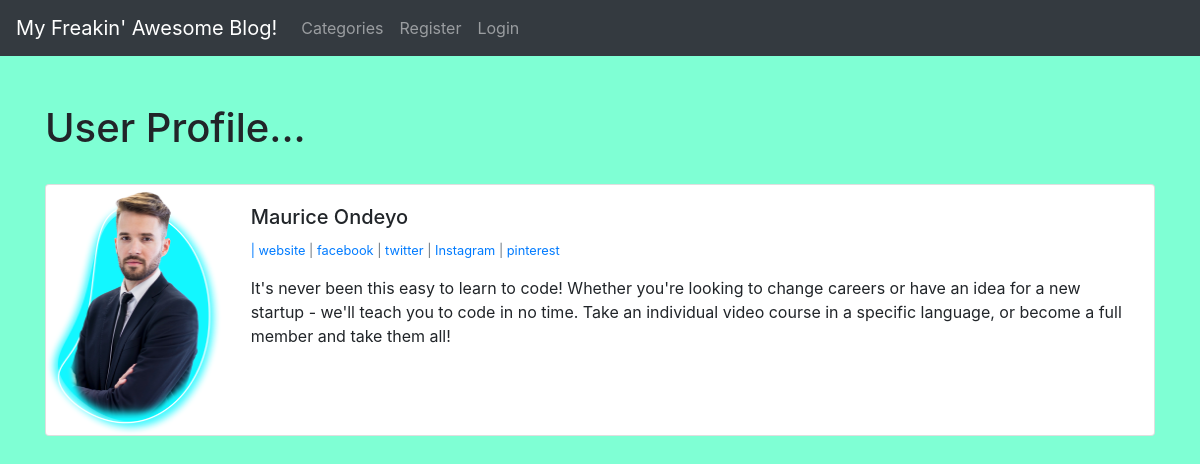
/members/1/profile/, run on the app's committed database.
### theblog/models.py (models this page shows, shortened)
class Profile(models.Model):
    user = models.OneToOneField(User,null=True,on_delete=models.CASCADE)
    bio = models.TextField(default='My Bio')
    profile_pic = models.ImageField(null=True,blank=True,upload_to="images/profile/")
    website_url = models.CharField(max_length=255,null=True,blank=True)
    facebook_url = models.CharField(max_length=255,null=True,blank=True)
    twitter_url = models.CharField(max_length=255,null=True,blank=True)
    instagram_url = models.CharField(max_length=255,null=True,blank=True)
    pinterest_url = models.CharField(max_length=255,null=True,blank=True)

### members/views.py (the view)
# urls.py: path('<int:pk>/profile/',ShowProfilePageView.as_view(),name='show_profile_page'),
class ShowProfilePageView(DetailView):
    model = Profile
    template_name = 'registration/user_profile.html'
    def get_context_data(self, *args, **kwargs):
        context  = super(ShowProfilePageView,self).get_context_data(*args, **kwargs)
        page_user = get_object_or_404(Profile,id=self.kwargs['pk'])
        context["page_user"] = page_user
        return context

### members/templates/registration/user_profile.html
{% extends 'base.html' %}
{% load static %}
{% block content %}
<h1>User Profile...</h1>
<br/>
<div class="card mb-3">
    <div class="row no-gutters">
      <div class="col-md-2">
{% if page_user.profile_pic %}
        <img src="{{ page_user.profile_pic.url }}" width="350" height="250" class="card-img">
{% else %}
        <img src="{% static 'theblog/images/default_pic.jpg' %}" width="350" height="250" class="card-img">
{% endif %}
      </div>
      <div class="col-md-10">
        <div class="card-body">
          <h5 class="card-title">
            {{page_user.user.first_name}}
            {{page_user.user.last_name}}
        </h5>
          <p class="small text-muted">
            {% if page_user.website_url %}
                    <a href ="{{ page_user.website_url }}"> | website</a>
            {% endif %}
            {% if page_user.facebook_url %}
                |   <a href ="{{ page_user.facebook_url }}">facebook</a>
            {% endif %}
            {% if page_user.twitter_url %}
                |   <a href ="{{ page_user.twitter_url }}">twitter</a>
            {% endif %}
            {% if page_user.instagram_url %}
                |   <a href ="{{ page_user.instagram_url }}">Instagram</a>
            {% endif %}
            {% if page_user.pinterest_url %}
                |   <a href ="{{ page_user.pinterest_url }}">pinterest</a>
            {% endif %}
          </p>
          <p class="card-text">{{page_user.bio}}</p>
        </div>
      </div>
    </div>
  </div>
<br/><br/>
{% endblock %}

### data on the page
Profile: profile_pic (picture), user.first_name "Maurice", user.last_name "Ondeyo", bio "It's never been this easy to learn to code! Whether you're looking to change careers or have an idea for a new startup - we'll teach you to code in no time. Take an individual video course in a specific language, or become a full member and take them all!"
